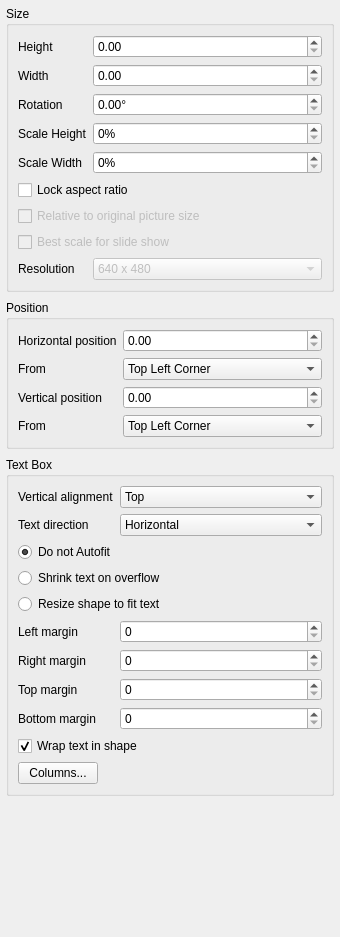
             <widget class="QWidget" name="shape_size_props_content">
              <property name="geometry">
               <rect>
                <x>0</x>
                <y>0</y>
                <width>340</width>
                <height>937</height>
               </rect>
              </property>
              <layout class="QVBoxLayout" name="shape_size_props_layout">
               <property name="spacing">
                <number>8</number>
               </property>
               <property name="leftMargin">
                <number>6</number>
               </property>
               <property name="topMargin">
                <number>6</number>
               </property>
               <property name="rightMargin">
                <number>6</number>
               </property>
               <property name="bottomMargin">
                <number>6</number>
               </property>
               <item>
                <widget class="QGroupBox" name="grp_size">
                 <property name="title">
                  <string>Size</string>
                 </property>
                 <layout class="QFormLayout" name="grp_size_form">
                  <property name="fieldGrowthPolicy">
                   <enum>QFormLayout::AllNonFixedFieldsGrow</enum>
                  </property>
                  <item row="0" column="0">
                   <widget class="QLabel" name="lbl_sp_0">
                    <property name="text">
                     <string>Height</string>
                    </property>
                   </widget>
                  </item>
                  <item row="0" column="1">
                   <widget class="QDoubleSpinBox" name="h"/>
                  </item>
                  <item row="1" column="0">
                   <widget class="QLabel" name="lbl_sp_1">
                    <property name="text">
                     <string>Width</string>
                    </property>
                   </widget>
                  </item>
                  <item row="1" column="1">
                   <widget class="QDoubleSpinBox" name="w"/>
                  </item>
                  <item row="2" column="0">
                   <widget class="QLabel" name="lbl_sp_2">
                    <property name="text">
                     <string>Rotation</string>
                    </property>
                   </widget>
                  </item>
                  <item row="2" column="1">
                   <widget class="QDoubleSpinBox" name="angle">
                    <property name="suffix">
                     <string>°</string>
                    </property>
                   </widget>
                  </item>
                  <item row="3" column="0">
                   <widget class="QLabel" name="lbl_sp_3">
                    <property name="text">
                     <string>Scale Height</string>
                    </property>
                   </widget>
                  </item>
                  <item row="3" column="1">
                   <widget class="QSpinBox" name="scale_height">
                    <property name="suffix">
                     <string>%</string>
                    </property>
                   </widget>
                  </item>
                  <item row="4" column="0">
                   <widget class="QLabel" name="lbl_sp_4">
                    <property name="text">
                     <string>Scale Width</string>
                    </property>
                   </widget>
                  </item>
                  <item row="4" column="1">
                   <widget class="QSpinBox" name="scale_width">
                    <property name="suffix">
                     <string>%</string>
                    </property>
                   </widget>
                  </item>
                  <item row="5" column="0" colspan="2">
                   <widget class="QCheckBox" name="chk_lock_aspect">
                    <property name="text">
                     <string>Lock aspect ratio</string>
                    </property>
                   </widget>
                  </item>
                  <item row="6" column="0" colspan="2">
                   <widget class="QCheckBox" name="chk_relative_original">
                    <property name="enabled">
                     <bool>false</bool>
                    </property>
                    <property name="text">
                     <string>Relative to original picture size</string>
                    </property>
                   </widget>
                  </item>
                  <item row="7" column="0" colspan="2">
                   <widget class="QCheckBox" name="chk_best_scale">
                    <property name="enabled">
                     <bool>false</bool>
                    </property>
                    <property name="text">
                     <string>Best scale for slide show</string>
                    </property>
                   </widget>
                  </item>
                  <item row="8" column="0">
                   <widget class="QLabel" name="lbl_resolution">
                    <property name="text">
                     <string>Resolution</string>
                    </property>
                   </widget>
                  </item>
                  <item row="8" column="1">
                   <widget class="QComboBox" name="cmb_resolution">
                    <property name="enabled">
                     <bool>false</bool>
                    </property>
                    <item>
                     <property name="text">
                      <string>640 x 480</string>
                     </property>
                    </item>
                   </widget>
                  </item>
                 </layout>
                </widget>
               </item>
               <item>
                <widget class="QGroupBox" name="grp_position">
                 <property name="title">
                  <string>Position</string>
                 </property>
                 <layout class="QFormLayout" name="grp_position_form">
                  <property name="fieldGrowthPolicy">
                   <enum>QFormLayout::AllNonFixedFieldsGrow</enum>
                  </property>
                  <item row="0" column="0">
                   <widget class="QLabel" name="lbl_hpos">
                    <property name="text">
                     <string>Horizontal position</string>
                    </property>
                   </widget>
                  </item>
                  <item row="0" column="1">
                   <widget class="QDoubleSpinBox" name="x"/>
                  </item>
                  <item row="1" column="0">
                   <widget class="QLabel" name="lbl_hpos_from">
                    <property name="text">
                     <string>From</string>
                    </property>
                   </widget>
                  </item>
                  <item row="1" column="1">
                   <widget class="QComboBox" name="cmb_hpos_from">
                    <item>
                     <property name="text">
                      <string>Top Left Corner</string>
                     </property>
                    </item>
                    <item>
                     <property name="text">
                      <string>Center</string>
                     </property>
                    </item>
                   </widget>
                  </item>
                  <item row="2" column="0">
                   <widget class="QLabel" name="lbl_vpos">
                    <property name="text">
                     <string>Vertical position</string>
                    </property>
                   </widget>
                  </item>
                  <item row="2" column="1">
                   <widget class="QDoubleSpinBox" name="y"/>
                  </item>
                  <item row="3" column="0">
                   <widget class="QLabel" name="lbl_vpos_from">
                    <property name="text">
                     <string>From</string>
                    </property>
                   </widget>
                  </item>
                  <item row="3" column="1">
                   <widget class="QComboBox" name="cmb_vpos_from">
                    <item>
                     <property name="text">
                      <string>Top Left Corner</string>
                     </property>
                    </item>
                    <item>
                     <property name="text">
                      <string>Center</string>
                     </property>
                    </item>
                   </widget>
                  </item>
                 </layout>
                </widget>
               </item>
               <item>
                <widget class="QGroupBox" name="grp_textbox">
                 <property name="title">
                  <string>Text Box</string>
                 </property>
                 <layout class="QFormLayout" name="grp_textbox_form">
                  <property name="fieldGrowthPolicy">
                   <enum>QFormLayout::AllNonFixedFieldsGrow</enum>
                  </property>
                  <item row="0" column="0">
                   <widget class="QLabel" name="lbl_valign">
                    <property name="text">
                     <string>Vertical alignment</string>
                    </property>
                   </widget>
                  </item>
                  <item row="0" column="1">
                   <widget class="QComboBox" name="valign">
                    <item>
                     <property name="text">
                      <string>Top</string>
                     </property>
                    </item>
                    <item>
                     <property name="text">
                      <string>Middle</string>
                     </property>
                    </item>
                    <item>
                     <property name="text">
                      <string>Bottom</string>
                     </property>
                    </item>
                   </widget>
                  </item>
                  <item row="1" column="0">
                   <widget class="QLabel" name="lbl_text_direction">
                    <property name="text">
                     <string>Text direction</string>
                    </property>
                   </widget>
                  </item>
                  <item row="1" column="1">
                   <widget class="QComboBox" name="cmb_text_direction">
                    <item>
                     <property name="text">
                      <string>Horizontal</string>
                     </property>
                    </item>
                    <item>
                     <property name="text">
                      <string>Rotate all text 90°</string>
                     </property>
                    </item>
                    <item>
                     <property name="text">
                      <string>Rotate all text 270°</string>
                     </property>
                    </item>
                    <item>
                     <property name="text">
                      <string>Stacked</string>
                     </property>
                    </item>
                   </widget>
                  </item>
                  <item row="2" column="0" colspan="2">
                   <widget class="QRadioButton" name="rb_no_autofit">
                    <property name="text">
                     <string>Do not Autofit</string>
                    </property>
                    <property name="checked">
                     <bool>true</bool>
                    </property>
                   </widget>
                  </item>
                  <item row="3" column="0" colspan="2">
                   <widget class="QRadioButton" name="rb_shrink_text">
                    <property name="text">
                     <string>Shrink text on overflow</string>
                    </property>
                   </widget>
                  </item>
                  <item row="4" column="0" colspan="2">
                   <widget class="QRadioButton" name="rb_resize_shape">
                    <property name="text">
                     <string>Resize shape to fit text</string>
                    </property>
                   </widget>
                  </item>
                  <item row="5" column="0">
                   <widget class="QLabel" name="lbl_margin_left">
                    <property name="text">
                     <string>Left margin</string>
                    </property>
                   </widget>
                  </item>
                  <item row="5" column="1">
                   <widget class="QSpinBox" name="margin_left"/>
                  </item>
                  <item row="6" column="0">
                   <widget class="QLabel" name="lbl_margin_right">
                    <property name="text">
                     <string>Right margin</string>
                    </property>
                   </widget>
                  </item>
                  <item row="6" column="1">
                   <widget class="QSpinBox" name="margin_right"/>
                  </item>
                  <item row="7" column="0">
                   <widget class="QLabel" name="lbl_margin_top">
                    <property name="text">
                     <string>Top margin</string>
                    </property>
                   </widget>
                  </item>
                  <item row="7" column="1">
                   <widget class="QSpinBox" name="margin_top"/>
                  </item>
                  <item row="8" column="0">
                   <widget class="QLabel" name="lbl_margin_bottom">
                    <property name="text">
                     <string>Bottom margin</string>
                    </property>
                   </widget>
                  </item>
                  <item row="8" column="1">
                   <widget class="QSpinBox" name="margin_bottom"/>
                  </item>
                  <item row="9" column="0" colspan="2">
                   <widget class="QCheckBox" name="wrap">
                    <property name="text">
                     <string>Wrap text in shape</string>
                    </property>
                    <property name="checked">
                     <bool>true</bool>
                    </property>
                   </widget>
                  </item>
                  <item row="10" column="0" colspan="2">
                   <widget class="QPushButton" name="btn_columns">
                    <property name="sizePolicy">
                     <sizepolicy hsizetype="Fixed" vsizetype="Fixed">
                      <horstretch>0</horstretch>
                      <verstretch>0</verstretch>
                     </sizepolicy>
                    </property>
                    <property name="text">
                     <string>Columns...</string>
                    </property>
                   </widget>
                  </item>
                 </layout>
                </widget>
               </item>
               <item>
                <spacer name="shape_size_props_spacer">
                 <property name="orientation">
                  <enum>Qt::Vertical</enum>
                 </property>
                 <property name="sizeHint" stdset="0">
                  <size>
                   <width>20</width>
                   <height>40</height>
                  </size>
                 </property>
                </spacer>
               </item>
              </layout>
             </widget>
